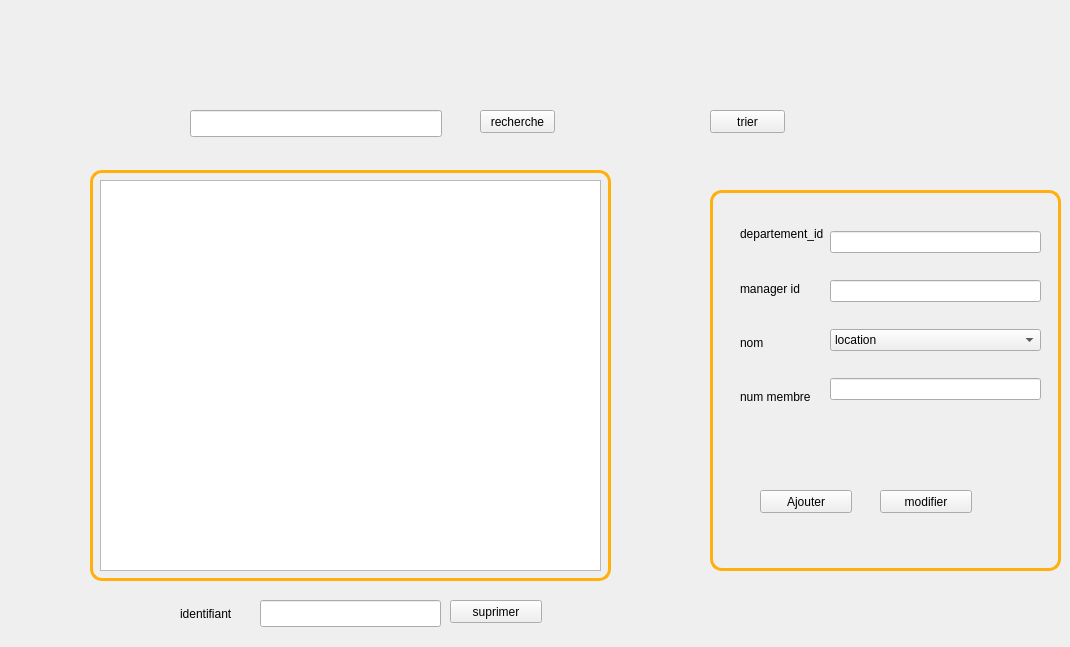
      <widget class="QWidget" name="page_12">
       <widget class="QLineEdit" name="lineEditrecherchee_2">
        <property name="geometry">
         <rect>
          <x>190</x>
          <y>110</y>
          <width>252</width>
          <height>27</height>
         </rect>
        </property>
        <property name="styleSheet">
         <string notr="true"/>
        </property>
        <property name="text">
         <string/>
        </property>
       </widget>
       <widget class="QTableView" name="tabemployee_2">
        <property name="geometry">
         <rect>
          <x>100</x>
          <y>180</y>
          <width>501</width>
          <height>391</height>
         </rect>
        </property>
       </widget>
       <widget class="QPushButton" name="pb_trierr_2">
        <property name="geometry">
         <rect>
          <x>710</x>
          <y>110</y>
          <width>75</width>
          <height>23</height>
         </rect>
        </property>
        <property name="text">
         <string>trier</string>
        </property>
       </widget>
       <widget class="QPushButton" name="pb_ajouterr_2">
        <property name="geometry">
         <rect>
          <x>760</x>
          <y>490</y>
          <width>92</width>
          <height>23</height>
         </rect>
        </property>
        <property name="styleSheet">
         <string notr="true"/>
        </property>
        <property name="text">
         <string>Ajouter</string>
        </property>
        <property name="icon">
         <iconset resource="res.qrc">
          <normaloff>:/theme_normal/ajouter.png</normaloff>:/theme_normal/ajouter.png</iconset>
        </property>
       </widget>
       <widget class="QPushButton" name="pb_supprimerr_2">
        <property name="geometry">
         <rect>
          <x>450</x>
          <y>600</y>
          <width>92</width>
          <height>23</height>
         </rect>
        </property>
        <property name="styleSheet">
         <string notr="true"/>
        </property>
        <property name="text">
         <string>suprimer</string>
        </property>
        <property name="icon">
         <iconset resource="res.qrc">
          <normaloff>:/theme_normal/supprimer.png</normaloff>:/theme_normal/supprimer.png</iconset>
        </property>
       </widget>
       <widget class="QWidget" name="horizontalLayoutWidget_7">
        <property name="geometry">
         <rect>
          <x>740</x>
          <y>210</y>
          <width>301</width>
          <height>211</height>
         </rect>
        </property>
        <layout class="QHBoxLayout" name="horizontalLayout_10">
         <item>
          <layout class="QVBoxLayout" name="verticalLayout_21">
           <item>
            <widget class="QLabel" name="label_70">
             <property name="text">
              <string>departement_id</string>
             </property>
            </widget>
           </item>
           <item>
            <widget class="QLabel" name="label_71">
             <property name="text">
              <string>manager id</string>
             </property>
            </widget>
           </item>
           <item>
            <widget class="QLabel" name="label_72">
             <property name="text">
              <string>nom</string>
             </property>
            </widget>
           </item>
           <item>
            <widget class="QLabel" name="label_73">
             <property name="text">
              <string>num membre</string>
             </property>
            </widget>
           </item>
          </layout>
         </item>
         <item>
          <layout class="QVBoxLayout" name="verticalLayout_22">
           <item>
            <widget class="QLineEdit" name="lineEdit_idd_2">
             <property name="text">
              <string/>
             </property>
            </widget>
           </item>
           <item>
            <widget class="QLineEdit" name="lineEdit_managerr">
             <property name="enabled">
              <bool>true</bool>
             </property>
            </widget>
           </item>
           <item>
            <widget class="QComboBox" name="mariemm">
             <item>
              <property name="text">
               <string>location</string>
              </property>
             </item>
             <item>
              <property name="text">
               <string>ressource humaine</string>
              </property>
             </item>
             <item>
              <property name="text">
               <string>finance</string>
              </property>
             </item>
             <item>
              <property name="text">
               <string>marketing</string>
              </property>
             </item>
            </widget>
           </item>
           <item>
            <widget class="QLineEdit" name="lineEdit_num_membre"/>
           </item>
          </layout>
         </item>
        </layout>
       </widget>
       <widget class="QLabel" name="label_74">
        <property name="geometry">
         <rect>
          <x>180</x>
          <y>590</y>
          <width>56</width>
          <height>48</height>
         </rect>
        </property>
        <property name="text">
         <string>identifiant</string>
        </property>
       </widget>
       <widget class="QPushButton" name="pb_modifierr_2">
        <property name="geometry">
         <rect>
          <x>880</x>
          <y>490</y>
          <width>92</width>
          <height>23</height>
         </rect>
        </property>
        <property name="styleSheet">
         <string notr="true"/>
        </property>
        <property name="text">
         <string>modifier</string>
        </property>
        <property name="icon">
         <iconset resource="res.qrc">
          <normaloff>:/theme_normal/modifier.png</normaloff>:/theme_normal/modifier.png</iconset>
        </property>
       </widget>
       <widget class="QPushButton" name="pb_recherchee_2">
        <property name="geometry">
         <rect>
          <x>480</x>
          <y>110</y>
          <width>75</width>
          <height>23</height>
         </rect>
        </property>
        <property name="text">
         <string>recherche</string>
        </property>
       </widget>
       <widget class="QLineEdit" name="lineEdits_2">
        <property name="geometry">
         <rect>
          <x>260</x>
          <y>600</y>
          <width>181</width>
          <height>27</height>
         </rect>
        </property>
        <property name="text">
         <string/>
        </property>
       </widget>
       <widget class="QLabel" name="label_75">
        <property name="geometry">
         <rect>
          <x>710</x>
          <y>190</y>
          <width>351</width>
          <height>381</height>
         </rect>
        </property>
        <property name="styleSheet">
         <string notr="true">background-color: transparent;
border-radius: 12px;
border-color: rgb(255, 175, 14);
	padding: 5px;
border-width: 3px;
border-style: solid ;</string>
        </property>
        <property name="text">
         <string/>
        </property>
       </widget>
       <widget class="QLabel" name="label_109">
        <property name="geometry">
         <rect>
          <x>90</x>
          <y>170</y>
          <width>521</width>
          <height>411</height>
         </rect>
        </property>
        <property name="styleSheet">
         <string notr="true">background-color: transparent;
border-radius: 12px;
border-color: rgb(255, 175, 14);
	padding: 5px;
border-width: 3px;
border-style: solid ;</string>
        </property>
        <property name="text">
         <string/>
        </property>
       </widget>
       <zorder>label_109</zorder>
       <zorder>label_75</zorder>
       <zorder>lineEditrecherchee_2</zorder>
       <zorder>tabemployee_2</zorder>
       <zorder>pb_trierr_2</zorder>
       <zorder>pb_ajouterr_2</zorder>
       <zorder>pb_supprimerr_2</zorder>
       <zorder>horizontalLayoutWidget_7</zorder>
       <zorder>label_74</zorder>
       <zorder>pb_modifierr_2</zorder>
       <zorder>pb_recherchee_2</zorder>
       <zorder>lineEdits_2</zorder>
      </widget>
